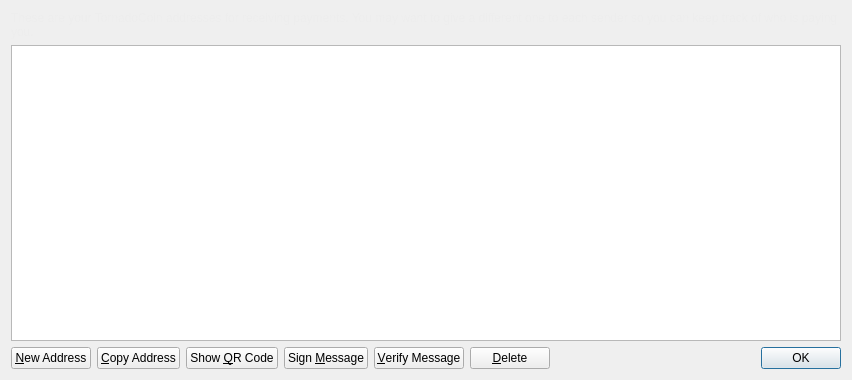
<?xml version="1.0" encoding="UTF-8"?>
<ui version="4.0">
 <class>AddressBookPage</class>
 <widget class="QWidget" name="AddressBookPage">
  <property name="geometry">
   <rect>
    <x>0</x>
    <y>0</y>
    <width>852</width>
    <height>380</height>
   </rect>
  </property>
  <property name="windowTitle">
   <string>Address Book</string>
  </property>
  <layout class="QVBoxLayout" name="verticalLayout">
   <item>
    <widget class="QLabel" name="labelExplanation">
     <property name="styleSheet">
      <string notr="true">#labelExplanation { color: #ededed; }</string>
     </property>
     <property name="text">
      <string>These are your TornadoCoin addresses for receiving payments. You may want to give a different one to each sender so you can keep track of who is paying you.</string>
     </property>
     <property name="textFormat">
      <enum>Qt::PlainText</enum>
     </property>
     <property name="wordWrap">
      <bool>true</bool>
     </property>
    </widget>
   </item>
   <item>
    <widget class="QTableView" name="tableView">
     <property name="contextMenuPolicy">
      <enum>Qt::CustomContextMenu</enum>
     </property>
     <property name="toolTip">
      <string>Double-click to edit address or label</string>
     </property>
     <property name="tabKeyNavigation">
      <bool>false</bool>
     </property>
     <property name="alternatingRowColors">
      <bool>true</bool>
     </property>
     <property name="selectionMode">
      <enum>QAbstractItemView::SingleSelection</enum>
     </property>
     <property name="selectionBehavior">
      <enum>QAbstractItemView::SelectRows</enum>
     </property>
     <property name="sortingEnabled">
      <bool>true</bool>
     </property>
     <attribute name="verticalHeaderVisible">
      <bool>false</bool>
     </attribute>
    </widget>
   </item>
   <item>
    <layout class="QHBoxLayout" name="horizontalLayout">
     <item>
      <widget class="QPushButton" name="newAddressButton">
       <property name="toolTip">
        <string>Create a new address</string>
       </property>
       <property name="text">
        <string>&amp;New Address</string>
       </property>
       <property name="icon">
        <iconset resource="../bitcoin.qrc">
         <normaloff>:/icons/add</normaloff>:/icons/add</iconset>
       </property>
      </widget>
     </item>
     <item>
      <widget class="QPushButton" name="copyToClipboard">
       <property name="toolTip">
        <string>Copy the currently selected address to the system clipboard</string>
       </property>
       <property name="text">
        <string>&amp;Copy Address</string>
       </property>
       <property name="icon">
        <iconset resource="../bitcoin.qrc">
         <normaloff>:/icons/editcopy</normaloff>:/icons/editcopy</iconset>
       </property>
      </widget>
     </item>
     <item>
      <widget class="QPushButton" name="showQRCode">
       <property name="text">
        <string>Show &amp;QR Code</string>
       </property>
       <property name="icon">
        <iconset resource="../bitcoin.qrc">
         <normaloff>:/icons/qrcode</normaloff>:/icons/qrcode</iconset>
       </property>
      </widget>
     </item>
     <item>
      <widget class="QPushButton" name="signMessage">
       <property name="toolTip">
        <string>Sign a message to prove you own a TornadoCoin address</string>
       </property>
       <property name="text">
        <string>Sign &amp;Message</string>
       </property>
       <property name="icon">
        <iconset resource="../bitcoin.qrc">
         <normaloff>:/icons/edit</normaloff>:/icons/edit</iconset>
       </property>
      </widget>
     </item>
     <item>
      <widget class="QPushButton" name="verifyMessage">
       <property name="toolTip">
        <string>Verify a message to ensure it was signed with a specified TornadoCoin address</string>
       </property>
       <property name="text">
        <string>&amp;Verify Message</string>
       </property>
       <property name="icon">
        <iconset resource="../bitcoin.qrc">
         <normaloff>:/icons/transaction_0</normaloff>:/icons/transaction_0</iconset>
       </property>
      </widget>
     </item>
     <item>
      <widget class="QPushButton" name="deleteButton">
       <property name="toolTip">
        <string>Delete the currently selected address from the list</string>
       </property>
       <property name="text">
        <string>&amp;Delete</string>
       </property>
       <property name="icon">
        <iconset resource="../bitcoin.qrc">
         <normaloff>:/icons/remove</normaloff>:/icons/remove</iconset>
       </property>
      </widget>
     </item>
     <item>
      <spacer name="horizontalSpacer">
       <property name="orientation">
        <enum>Qt::Horizontal</enum>
       </property>
       <property name="sizeHint" stdset="0">
        <size>
         <width>40</width>
         <height>20</height>
        </size>
       </property>
      </spacer>
     </item>
     <item>
      <widget class="QDialogButtonBox" name="buttonBox">
       <property name="sizePolicy">
        <sizepolicy hsizetype="Maximum" vsizetype="Fixed">
         <horstretch>0</horstretch>
         <verstretch>0</verstretch>
        </sizepolicy>
       </property>
       <property name="standardButtons">
        <set>QDialogButtonBox::Ok</set>
       </property>
      </widget>
     </item>
    </layout>
   </item>
  </layout>
 </widget>
 <resources>
  <include location="../bitcoin.qrc"/>
 </resources>
 <connections/>
</ui>
